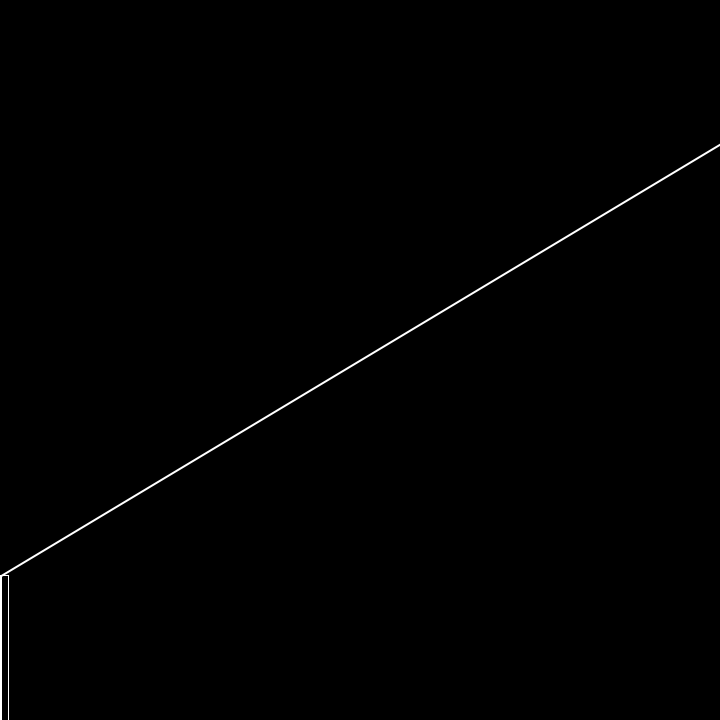
Frame 1 (no input)
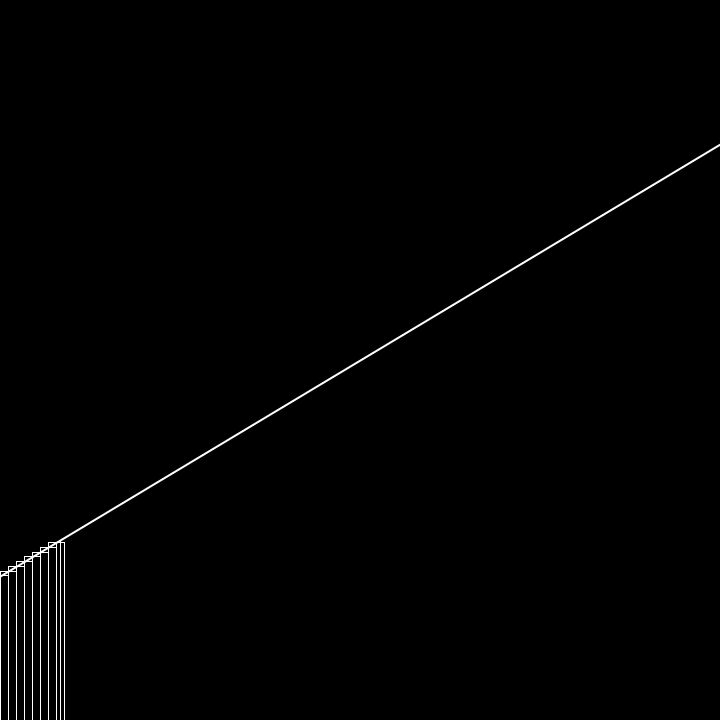
Frame 60 (the mouse pressed at the canvas centre just before this capture)
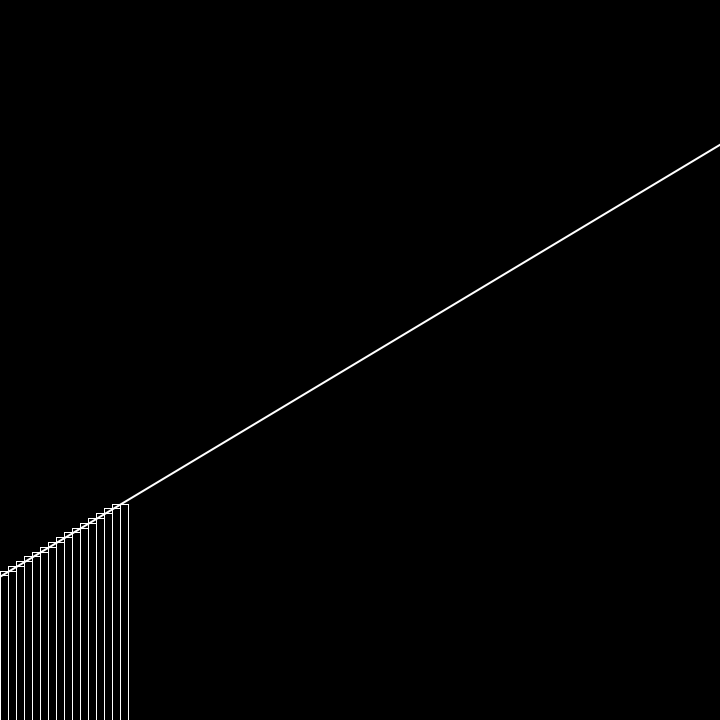
Frame 120 (the mouse held since frame 60 and released just before this capture)

The Processing sketch that drew these frames (run headless with seeded random() and noise(); from frame 60 on, the mouse is pressed at the canvas centre):

// Processing sketch: integrationV1
// ── integrationV1.pde
/*
First iteration: angled line, boxes dx, overestimating and underestimating
 Work out the equation of my line
 Text of total area?
 Slider for the value of dx?
 */

void settings() {
  size(720, 720);
}

int res, start, end;
float m, b, x, dx;
ArrayList<Float> yvals_l;
ArrayList<Float> yvals_u;

void setup() {
  noFill();
  start = 4*height/5;
  end = height/5;
  float dy = end- start;
  println(dy);
  m = dy/width;
  b = start;
  x = 1;
  println(m);
  res = 90;
  dx = width/res;
  yvals_l = new ArrayList<Float>();
  yvals_u = new ArrayList<Float>();
  //immediately store the starting point
  yvals_l.add(m*x+b);
}

void draw() {
  background(0);
  stroke(255);
  strokeWeight(2);
  line(0, start, width, end);
  strokeWeight(1);
  float y = m*x + b;
 
  line(x, y, x, height);
  
  // if x is some multiple of dx, store the y value at that point and then draw a rectangle under the line (and then over the line)
  
  if (x%dx == 0 & x <= width){
    yvals_l.add(y);
    yvals_u.add(y);
  }
  
  //draw lower rectangles
  for (int i = 0; i < yvals_l.size(); i++){
    float yp = yvals_l.get(i);
    //draw lower
    rect(i*dx,yp,dx,height-yp);
  }
  
  for(int i = 0; i < yvals_u.size();i++){
    float yp = yvals_u.get(i);
    rect(i*dx,yp,dx,height-yp);
  }
  
  //draw upper rectangles

  x+=1;
  
 // println(x, y);
 if(x >= width){
   noLoop();
 }
}
